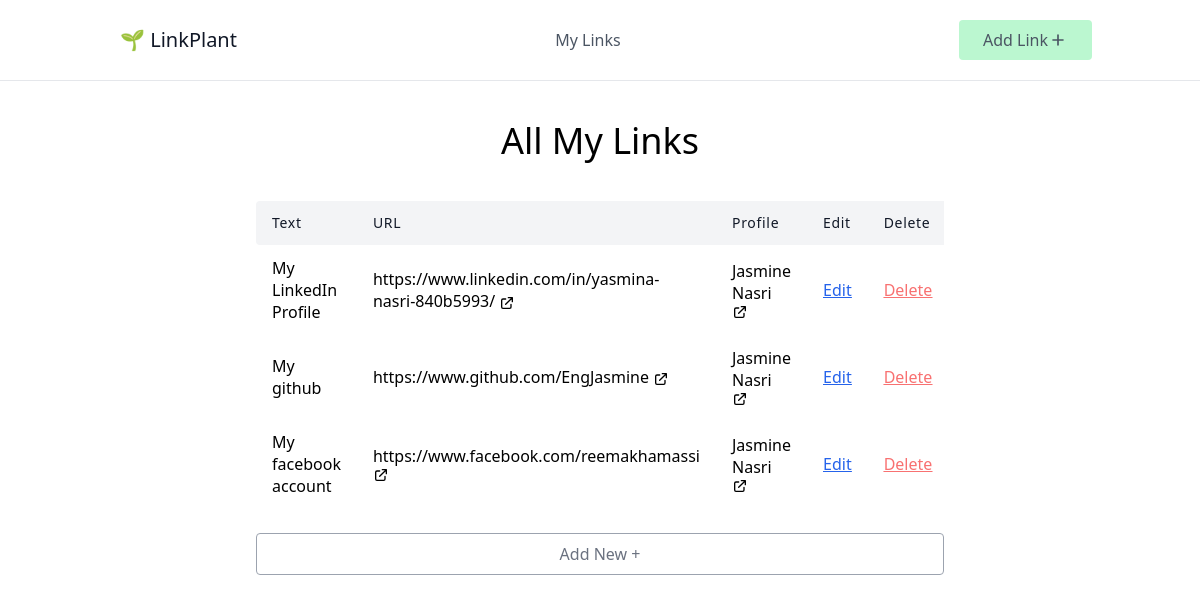
The page / on the database its author committed.
### link_plant/models.py (models this page shows, shortened)
class Link(models.Model):
    text =models.CharField(max_length=100)
    url =models.URLField()
    profile = models.ForeignKey(Profile, on_delete=models.CASCADE, related_name="links") # on_delete--> when I delete the profile the links should be deleted as well

class Profile(models.Model):
    BG_CHOICES = (
        ('blue','Blue'),
        ('green','Green'),
        ('yellow','Yellow'),
    )
    name = models.CharField(max_length=100)
    slug = models.SlugField(max_length=100)
    bg_color = models.CharField(max_length=50, choices=BG_CHOICES)

### link_plant/views.py (the view)
# urls.py: path('', LinkListView.as_view(), name="link-list"),
class LinkListView(ListView):
    model = Link

### link_plant/templates/link_plant/link_list.html
{% extends 'link_plant/_base.html' %}
{% block content %}
<h1 class="text-4xl text-center mb-10">All My Links</h1>
<div class="w-full mx-auto overflow-auto">
    <table class="table-auto w-full text-left whitespace-no-wrap">
        <thead>
            <tr>
                <th class="px-4 py-3 title-font tracking-wider font-medium text-gray-900 text-sm bg-gray-100 rounded-tl rounded-bl">Text</th>
                <th class="px-4 py-3 title-font tracking-wider font-medium text-gray-900 text-sm bg-gray-100">URL</th>
                <th class="px-4 py-3 title-font tracking-wider font-medium text-gray-900 text-sm bg-gray-100">Profile</th>
                <th class="px-4 py-3 title-font tracking-wider font-medium text-gray-900 text-sm bg-gray-100">Edit</th>
                <th class="px-4 py-3 title-font tracking-wider font-medium text-gray-900 text-sm bg-gray-100">Delete</th>
            </tr>
        </thead>
        <tbody>
            {% for link in object_list %}
            <tr>
                <td class="px-4 py-3">{{link.text}}</td>
                <td class="px-4 py-3">
                    <a href="{{link.url}}" target="_blank">
                        {{link.url}}
                        <svg xmlns="http://www.w3.org/2000/svg" class="h-4 w-4 inline" fill="none" viewBox="0 0 24 24" stroke="currentColor" stroke-width="2">
                        <path stroke-linecap="round" stroke-linejoin="round" d="M10 6H6a2 2 0 00-2 2v10a2 2 0 002 2h10a2 2 0 002-2v-4M14 4h6m0 0v6m0-6L10 14" />
                        </svg>
                    </a>
                </td>
                <td class="px-4 py-3">
                    <a href="{% url 'profile' link.profile.slug %}" target="_blank">
                        {{link.profile.name}}
                        <svg xmlns="http://www.w3.org/2000/svg" class="h-4 w-4 inline" fill="none" viewBox="0 0 24 24" stroke="currentColor" stroke-width="2">
                        <path stroke-linecap="round" stroke-linejoin="round" d="M10 6H6a2 2 0 00-2 2v10a2 2 0 002 2h10a2 2 0 002-2v-4M14 4h6m0 0v6m0-6L10 14" />
                        </svg>
                    </a>
                </td>
                <td class="px-4 py-3 underline text-blue-600"><a href="{% url 'link-update' link.id %}">Edit</a></td>
                <td class="px-4 py-3 underline text-red-400"><a href="{% url 'link-delete' link.id %}">Delete</a></td>
            </tr>
        {% endfor %}
      </tbody>
    </table>
    <a href="{% url 'link-create' %}">
        <p class="mt-6 py-2 w-full border rounded border-gray-400 text-center text-gray-500 hover:cursor-pointer hover:bg-gray-100 hover:border-gray-500">
            Add New +
        </p>
    </a>
  </div>
{% endblock content %}

### link_plant/templates/link_plant/_base.html (shortened to what this page needs)
<html>
    <head>
        <script src="https://cdn.tailwindcss.com"></script>
    </head>
    <body>
        <header class="text-gray-600 body-font border-b">
            <div class="container mx-auto flex flex-wrap p-5 flex-col md:flex-row items-center">
              <a href="{% url 'link-list' %}" class="flex title-font font-medium items-center text-gray-900 mb-4 md:mb-0">
                <span class="ml-3 text-xl">🌱 LinkPlant</span>
              </a>
              <nav class="md:ml-auto md:mr-auto flex flex-wrap items-center text-base justify-center">
                <a href="{% url 'link-list' %}" class="mr-5 hover:text-gray-900">My Links</a>
              </nav>
                <button class="inline-flex items-center bg-green-200 border-0 py-2 px-6 focus:outline-none hover:bg-green-300 rounded text-base mt-4 md:mt-0">Add Link
                    <svg xmlns="http://www.w3.org/2000/svg" class="h-5 w-5" fill="none" viewBox="0 0 24 24" stroke="currentColor" stroke-width="2">
                        <path stroke-linecap="round" stroke-linejoin="round" d="M12 6v6m0 0v6m0-6h6m-6 0H6" />
                    </svg>
                </button>
            </div>
          </header>
          <div class="container mx-auto">
            <div class="sm:w-3/4 mx-auto sm:p-10">
                {% block content %}
                {% endblock content %}
            </div>
            </div>
    </body>
</html>

### rows shown on the page
Link: text "My LinkedIn Profile", url "https://www.linkedin.com/in/yasmina-nasri-840b5993/", profile.name "Jasmine Nasri"
Link: text "My github", url "https://www.github.com/EngJasmine", profile.name "Jasmine Nasri"
Link: text "My facebook account", url "https://www.facebook.com/reemakhamassi", profile.name "Jasmine Nasri"
